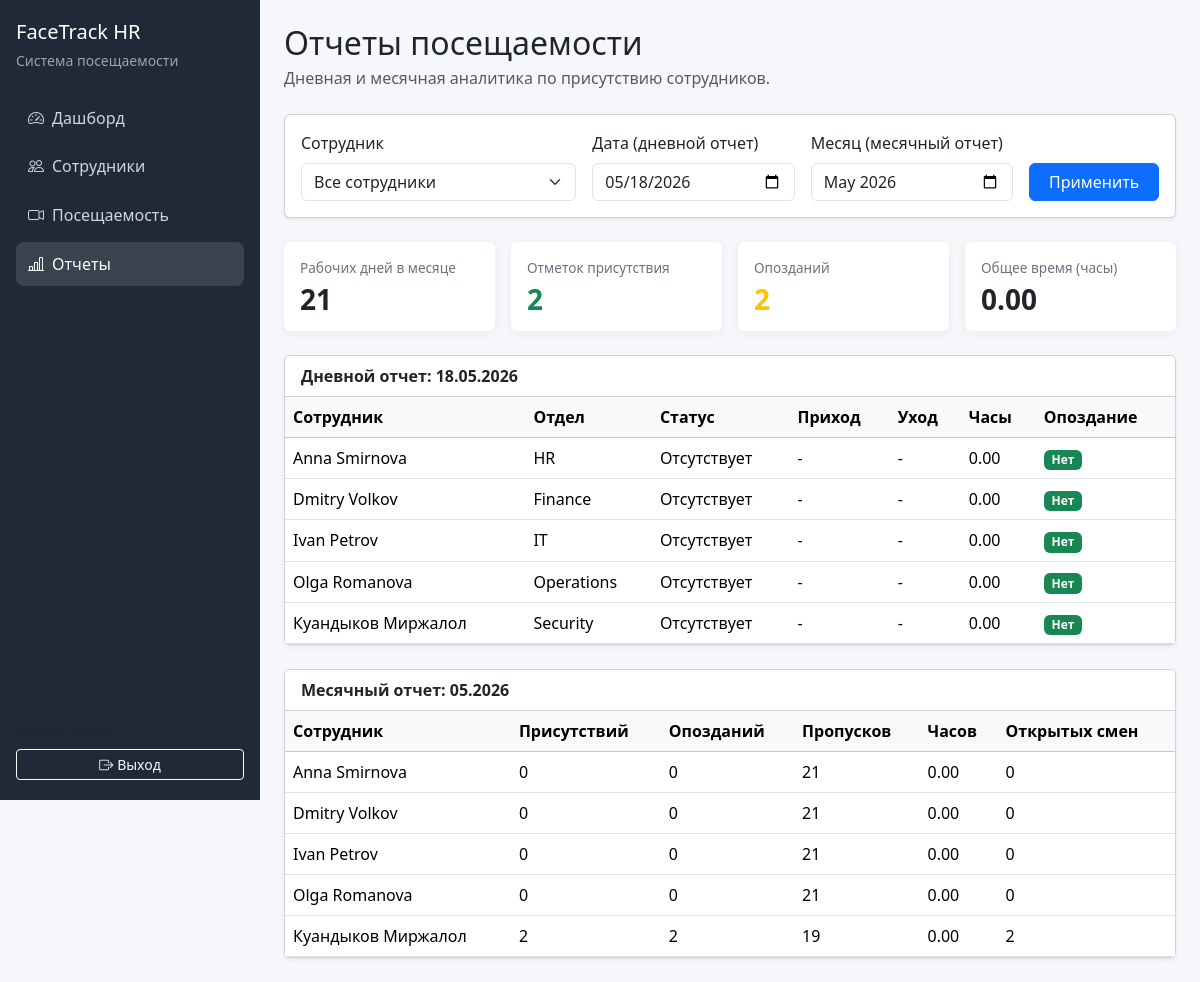
Screenshot of /reports/ (signed in) with the database file from the repository.
### app/models.py (models this page shows)
class TimestampMixin:
    created_at = db.Column(db.DateTime, default=datetime.utcnow, nullable=False)
    updated_at = db.Column(
        db.DateTime,
        default=datetime.utcnow,
        onupdate=datetime.utcnow,
        nullable=False,
    )

class Employee(TimestampMixin, db.Model):
    __tablename__ = "employees"
    id = db.Column(db.Integer, primary_key=True)
    full_name = db.Column(db.String(150), nullable=False, index=True)
    department_id = db.Column(db.Integer, db.ForeignKey("departments.id"), nullable=True)
    position = db.Column(db.String(120), nullable=False)
    phone = db.Column(db.String(30), nullable=True)
    email = db.Column(db.String(120), nullable=True, unique=True)
    photo_filename = db.Column(db.String(255), nullable=True)
    face_encoding = db.Column(db.Text, nullable=True)
    is_active = db.Column(db.Boolean, default=True, nullable=False)
    department = db.relationship("Department", back_populates="employees")
    attendances = db.relationship(
        "Attendance",
        back_populates="employee",
        cascade="all, delete-orphan",
        lazy=True,
    )

class Department(TimestampMixin, db.Model):
    __tablename__ = "departments"
    id = db.Column(db.Integer, primary_key=True)
    name = db.Column(db.String(100), unique=True, nullable=False)
    employees = db.relationship("Employee", back_populates="department", lazy=True)

### app/routes/reports.py (the view)
@reports_bp.route("/")
@login_required
def index():
    today = date.today()
    selected_date_raw = (request.args.get("date") or today.isoformat()).strip()
    selected_month_raw = (request.args.get("month") or today.strftime("%Y-%m")).strip()
    employee_id_raw = (request.args.get("employee_id") or "").strip()
    try:
        selected_date = datetime.strptime(selected_date_raw, "%Y-%m-%d").date()
    except ValueError:
        selected_date = today
    try:
        selected_month = datetime.strptime(selected_month_raw, "%Y-%m")
        year, month = selected_month.year, selected_month.month
    except ValueError:
        year, month = today.year, today.month
        selected_month_raw = today.strftime("%Y-%m")
    employee_id = int(employee_id_raw) if employee_id_raw.isdigit() else None
    daily_report = build_daily_report(selected_date, employee_id)
    monthly_report = build_monthly_report(year, month, employee_id)
    employees = Employee.query.filter_by(is_active=True).order_by(Employee.full_name.asc()).all()
    return render_template(
        "reports/index.html",
        daily_report=daily_report,
        monthly_report=monthly_report,
        employees=employees,
        selected_date=selected_date.isoformat(),
        selected_month=selected_month_raw,
        selected_employee_id=employee_id,
    )

### app/services/analytics_service.py (called while the page is built)
def _working_days_in_month(year: int, month: int) -> int:
    days_in_month = monthrange(year, month)[1]
    count = 0
    for day in range(1, days_in_month + 1):
        current = date(year, month, day)
        if current.weekday() < 5:
            count += 1
    return count

def _format_timedelta_hours(start_dt, end_dt) -> float:
    if not start_dt or not end_dt or end_dt < start_dt:
        return 0.0
    return round((end_dt - start_dt).total_seconds() / 3600, 2)

### app/utils.py (called while the page is built)
def login_required(view_func):
    @wraps(view_func)
    def wrapped_view(*args, **kwargs):
        if not session.get("admin_id"):
            flash("Войдите в систему, чтобы продолжить.", "warning")
            return redirect(url_for("auth.login"))
        return view_func(*args, **kwargs)
    return wrapped_view

### app/templates/reports/index.html (shortened to what this page needs)
{% extends "base.html" %}
{% block content %}
<div class="d-flex flex-wrap justify-content-between align-items-center mb-4">
    <div>
        <h2 class="mb-1">Отчеты посещаемости</h2>
        <p class="text-muted mb-0">Дневная и месячная аналитика по присутствию сотрудников.</p>
    </div>
</div>
<div class="card shadow-sm mb-4">
    <div class="card-body">
        <form method="get" class="row g-3">
            <div class="col-md-4">
                <label class="form-label">Сотрудник</label>
                <select class="form-select" name="employee_id">
                    <option value="">Все сотрудники</option>
                </select>
            </div>
            <div class="col-md-3">
                <label class="form-label">Дата (дневной отчет)</label>
                <input type="date" class="form-control" name="date" value="{{ selected_date }}">
            </div>
            <div class="col-md-3">
                <label class="form-label">Месяц (месячный отчет)</label>
                <input type="month" class="form-control" name="month" value="{{ selected_month }}">
            </div>
            <div class="col-md-2 d-grid">
                <button class="btn btn-primary" type="submit">Применить</button>
            </div>
        </form>
    </div>
</div>
<div class="row g-3 mb-4">
    <div class="col-md-3">
        <div class="card stat-card h-100">
            <div class="card-body">
                <div class="stat-label">Рабочих дней в месяце</div>
                <div class="stat-value">{{ monthly_report.summary.working_days }}</div>
            </div>
        </div>
    </div>
    <div class="col-md-3">
        <div class="card stat-card h-100">
            <div class="card-body">
                <div class="stat-label">Отметок присутствия</div>
                <div class="stat-value text-success">{{ monthly_report.summary.total_present_marks }}</div>
            </div>
        </div>
    </div>
    <div class="col-md-3">
        <div class="card stat-card h-100">
            <div class="card-body">
                <div class="stat-label">Опозданий</div>
                <div class="stat-value text-warning">{{ monthly_report.summary.total_late_marks }}</div>
            </div>
        </div>
    </div>
    <div class="col-md-3">
        <div class="card stat-card h-100">
            <div class="card-body">
                <div class="stat-label">Общее время (часы)</div>
                <div class="stat-value">{{ "%.2f"|format(monthly_report.summary.total_hours) }}</div>
            </div>
        </div>
    </div>
</div>
<div class="card shadow-sm mb-4">
    <div class="card-header bg-white">
        <strong>Дневной отчет: {{ daily_report.date.strftime("%d.%m.%Y") }}</strong>
    </div>
    <div class="table-responsive">
        <table class="table table-hover align-middle mb-0">
            <thead class="table-light">
            <tr>
                <th>Сотрудник</th>
                <th>Отдел</th>
                <th>Статус</th>
                <th>Приход</th>
                <th>Уход</th>
                <th>Часы</th>
                <th>Опоздание</th>
            </tr>
            </thead>
            <tbody>
            {% for row in daily_report.rows %}
                <tr>
                    <td>{{ row.employee.full_name }}</td>
                    <td>{{ row.employee.department.name if row.employee.department else "Без отдела" }}</td>
                    <td>{{ row.status }}</td>
                    <td>{{ row.check_in.strftime("%H:%M:%S") if row.check_in else "-" }}</td>
                    <td>{{ row.check_out.strftime("%H:%M:%S") if row.check_out else "-" }}</td>
                    <td>{{ "%.2f"|format(row.worked_hours) }}</td>
                    <td>
                        {% if row.is_late %}
                            <span class="badge bg-warning text-dark">Да</span>
                        {% else %}
                            <span class="badge bg-success">Нет</span>
                        {% endif %}
                    </td>
                </tr>
            {% else %}
                <tr>
                    <td colspan="7" class="text-center py-4 text-muted">Нет данных за выбранную дату.</td>
                </tr>
            {% endfor %}
            </tbody>
        </table>
    </div>
</div>
<div class="card shadow-sm">
    <div class="card-header bg-white">
        <strong>Месячный отчет: {{ monthly_report.month_label }}</strong>
    </div>
    <div class="table-responsive">
        <table class="table table-hover align-middle mb-0">
            <thead class="table-light">
            <tr>
                <th>Сотрудник</th>
                <th>Присутствий</th>
                <th>Опозданий</th>
                <th>Пропусков</th>
                <th>Часов</th>
                <th>Открытых смен</th>
            </tr>
            </thead>
            <tbody>
            {% for row in monthly_report.rows %}
                <tr>
                    <td>{{ row.employee.full_name }}</td>
                    <td>{{ row.present_days }}</td>
                    <td>{{ row.late_days }}</td>
                    <td>{{ row.absences }}</td>
                    <td>{{ "%.2f"|format(row.total_hours) }}</td>
                    <td>{{ row.open_sessions }}</td>
                </tr>
            {% else %}
                <tr>
                    <td colspan="6" class="text-center py-4 text-muted">Нет данных за выбранный месяц.</td>
                </tr>
            {% endfor %}
            </tbody>
        </table>
    </div>
</div>
{% endblock %}

### app/static/css/style.css (style rules this page uses)
:root { --sidebar-bg: #1f2937; --sidebar-link: #d1d5db; --sidebar-link-active: #ffffff; --main-bg: #f5f7fb; }
body { background: var(--main-bg); }
.stat-card { border: 0; box-shadow: 0 2px 10px rgba(31, 41, 55, 0.06); }
.stat-label { font-size: 0.85rem; color: #6b7280; }
.stat-value { font-size: 1.75rem; font-weight: 700; line-height: 1.15; margin-top: 0.25rem; }

### rows the page displays
Employee: employee.full_name "Anna Smirnova", employee.full_name "Anna Smirnova"
Department: employee.department "HR"
Employee: employee.full_name "Dmitry Volkov", employee.full_name "Dmitry Volkov"
Department: employee.department "Finance"
Employee: employee.full_name "Ivan Petrov", employee.full_name "Ivan Petrov"
Department: employee.department "IT"
Employee: employee.full_name "Olga Romanova", employee.full_name "Olga Romanova"
Department: employee.department "Operations"
Employee: employee.full_name "Куандыков Миржалол", employee.full_name "Куандыков Миржалол"
Department: employee.department "Security"

### other values shown
{{ monthly_report.summary.working_days }} "21"
{{ monthly_report.summary.total_present_marks }} "2"
{{ monthly_report.summary.total_late_marks }} "2"
{{ "%.2f"|format(monthly_report.summary.total_hours) }} "0.00"
{{ daily_report.date.strftime("%d.%m.%Y") }} "18.05.2026"
{{ row.status }} "Отсутствует" "Отсутствует" "Отсутствует" "Отсутствует" "Отсутствует"
{{ row.check_in.strftime("%H:%M:%S") if row.check_in else "-" }} "-" "-" "-" "-" "-"
{{ row.check_out.strftime("%H:%M:%S") if row.check_out else "-" }} "-" "-" "-" "-" "-"
{{ "%.2f"|format(row.worked_hours) }} "0.00" "0.00" "0.00" "0.00" "0.00"
{{ monthly_report.month_label }} "05.2026"
{{ row.present_days }} "0" "0" "0" "0" "2"
{{ row.late_days }} "0" "0" "0" "0" "2"
{{ row.absences }} "21" "21" "21" "21" "19"
{{ "%.2f"|format(row.total_hours) }} "0.00" "0.00" "0.00" "0.00" "0.00"
{{ row.open_sessions }} "0" "0" "0" "0" "2"
